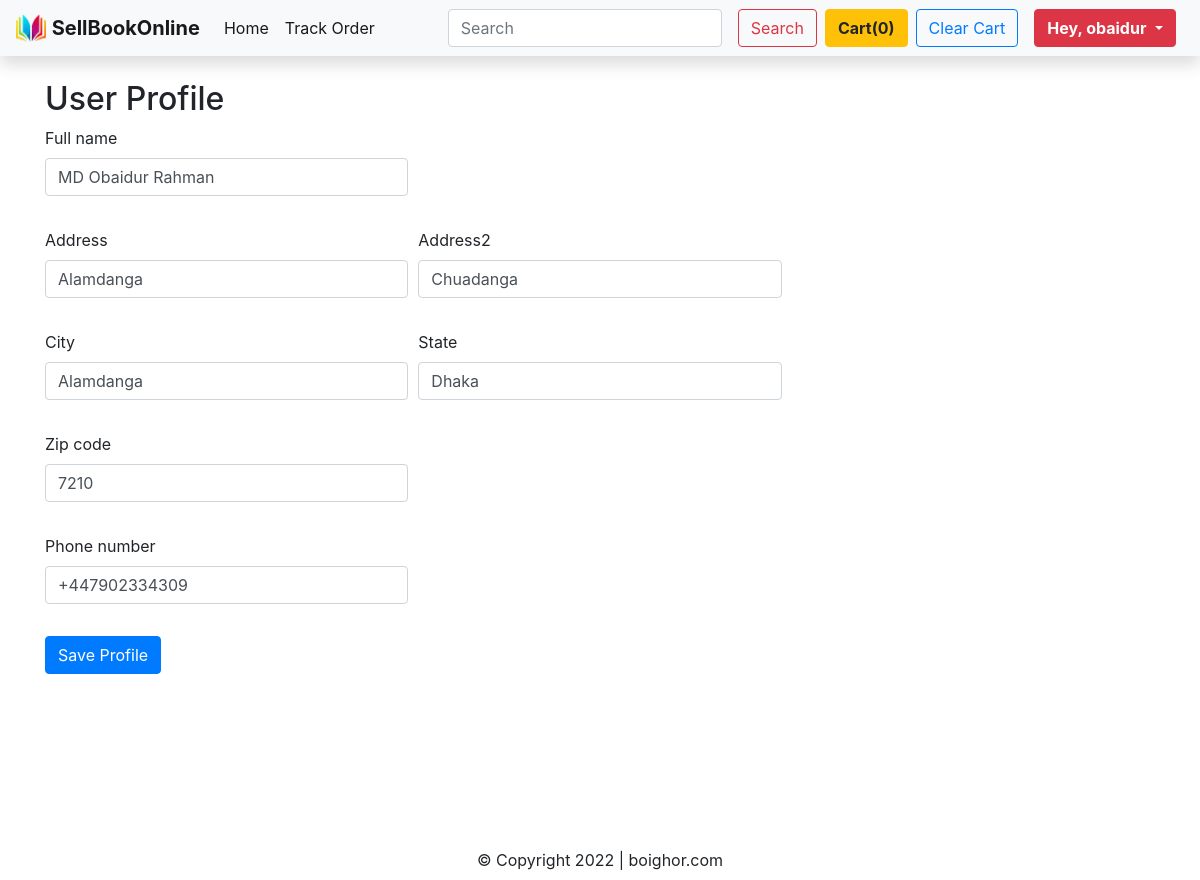
The page /profile (signed in) on the database its author committed.
### home/models.py (models this page shows)
class UserProfile(models.Model):
    user = models.OneToOneField(User, on_delete=models.CASCADE)
    full_name = models.CharField(max_length=255)
    address = models.CharField(max_length=255)
    address2 = models.CharField(max_length=255, blank=True)
    city = models.CharField(max_length=100)
    state = models.CharField(max_length=100)
    zip_code = models.CharField(max_length=10)
    phone_number = models.CharField(max_length=20)

### home/views.py (the view)
# urls.py: path('profile',views.dashboard_view,name='profile'),
def dashboard_view(request):
    try:
        user_profile = request.user.userprofile
    except UserProfile.DoesNotExist:
        user_profile = UserProfile(user=request.user)
        user_profile.save()
    if request.method=='POST':
        form = UserProfileForm(request.POST,instance=user_profile)
        if form.is_valid():
            form.save()
    else:
        form = UserProfileForm(instance=user_profile)
    return render(request,'home/dashboard.html',{'form':form})

### home/forms.py
class UserProfileForm(forms.ModelForm):
    class Meta:
        model = UserProfile
        fields:fields = ['full_name','address', 'address2', 'city', 'state', 'zip_code', 'phone_number']
    def __init__(self, *args, **kwargs):
        super().__init__(*args, **kwargs)
        self.fields['full_name'].widget.attrs.update({'class': 'form-control'})
        self.fields['address'].widget.attrs.update({'class': 'form-control'})
        self.fields['address2'].widget.attrs.update({'class': 'form-control'})
        self.fields['city'].widget.attrs.update({'class': 'form-control'})
        self.fields['state'].widget.attrs.update({'class': 'form-control'})
        self.fields['zip_code'].widget.attrs.update({'class': 'form-control'})
        self.fields['phone_number'].widget.attrs.update({'class': 'form-control'})

### templates/home/dashboard.html (shortened to what this page needs)
{% extends 'base.html' %}
{% load bootstrap4 %}
{% block body %}
<div class="container mt-4">
    <h2>User Profile</h2>
    <form method="post">
      <div class="form-row">
        <div class="form-group col-md-4">
          {% bootstrap_field form.full_name %}
        </div>
      </div>
      <div class="form-row">
        <div class="form-group col-md-4">
          {% bootstrap_field form.address %}
        </div>
        <div class="form-group col-md-4">
          {% bootstrap_field form.address2 %}
        </div>
      </div>
      <div class="form-row">
        <div class="form-group col-md-4">
          {% bootstrap_field form.city %}
        </div>
        <div class="form-group col-md-4">
          {% bootstrap_field form.state %}
        </div>
      </div>
      <div class="form-row">
        <div class="form-group col-md-4">
            {% bootstrap_field form.zip_code %}
        </div>
      </div>
      <div class="form-row">
        <div class="form-group col-md-4">
          {% bootstrap_field form.phone_number %}
        </div>
      </div>
      <button type="submit" class="btn btn-primary">Save Profile</button>
    </form>
  </div>
{% endblock body %}

### templates/base.html (shortened to what this page needs)
<!DOCTYPE html>
<html lang="en">
  <head>
    <link
      rel="stylesheet"
      href="https://stackpath.bootstrapcdn.com/bootstrap/4.5.0/css/bootstrap.min.css"
    />
    {% load static %}
    <nav class="navbar navbar-expand-lg navbar-light bg-light shadow">
      <a class="navbar-brand" href="/">
        <img
          src="../media/home/images/img/mainlogo.png"
          width="30"
          height="30"
          class="d-inline-block align-top"
        />
        <b>SellBookOnline</b>
      </a>
      <div class="collapse navbar-collapse" id="navbarTogglerDemo02">
        <ul class="navbar-nav mr-auto mt-2 mt-lg-0">
          <li class="nav-item active">
            <a class="nav-link" href="/"
              >Home <span class="sr-only">(current)</span></a
            >
          </li>
          {% if user.is_authenticated %}
          <li class="nav-item active">
            <a class="nav-link" href="TrackOrder">Track Order</a>
          </li>
          {% endif %}
        </ul>
        <form action="search" method="get" class="form-inline my-2 my-lg-0">
          <input
            class="form-control mr-sm-2"
            name="search"
            id="search"
            type="search"
            placeholder="Search"
          />
          <button
            class="btn btn-outline-danger my-2 mx-2 my-sm-0"
            type="submit"
          >
            Search
          </button>
        </form>
        <a href="/checkout"
          tabindex="0"
          type="button"
          id="popcart"
          class="btn btn-warning"
          data-trigger="focus"
          role="button"
          data-html="true"
          data-container="body"
          data-toggle="popover"
          data-placement="bottom"
          title="All Cart Items"
          data-content="Vivamus
sagittis lacus vel augue laoreet rutrum faucibus."
        >
          <b>Cart(<span id="cart">0</span>)</b>
        </a>
        <button
          type="button "
          id="yoclear"
          class="btn btn-outline-primary mx-2"
        >
          Clear Cart
        </button>
        {% if user.is_authenticated %}
        <div class="btn-group">
          <button
            type="button "
            class="btn btn-danger mx-2 dropdown-toggle"
            style="box-shadow: none"
            data-toggle="dropdown"
            aria-haspopup="true"
            aria-expanded="false"
          >
            <span><b>Hey, {{request.user.username}}</b></span>
          </button>
        </div>
        {% endif %}
      </div>
    </nav>
  </head>
  <body>
    <div id="page-container">
      <div id="content-wrap">
        {% block body %}{% endblock body %}
      </div>
      <footer id="footer">
        <div class="container mt-2 text-center">
          &copy; Copyright 2022 | boighor.com
        </div>
      </footer>
    </div>
  </body>
</html>

### templates/base.html (style rules this page uses)
#page-container { position: relative; min-height: 100vh; }
#content-wrap { padding-bottom: 2.5rem; }
#footer { position: absolute; bottom: 0; width: 100%; height: 2.5rem; background-color: white; }

### rows shown on the page
UserProfile: full_name "MD Obaidur Rahman", address "Alamdanga", address2 "Chuadanga", city "Alamdanga", state "Dhaka", zip_code "7210", phone_number "+447902334309"

### other values the page prints
{{ request.user.username }} "obaidur"
